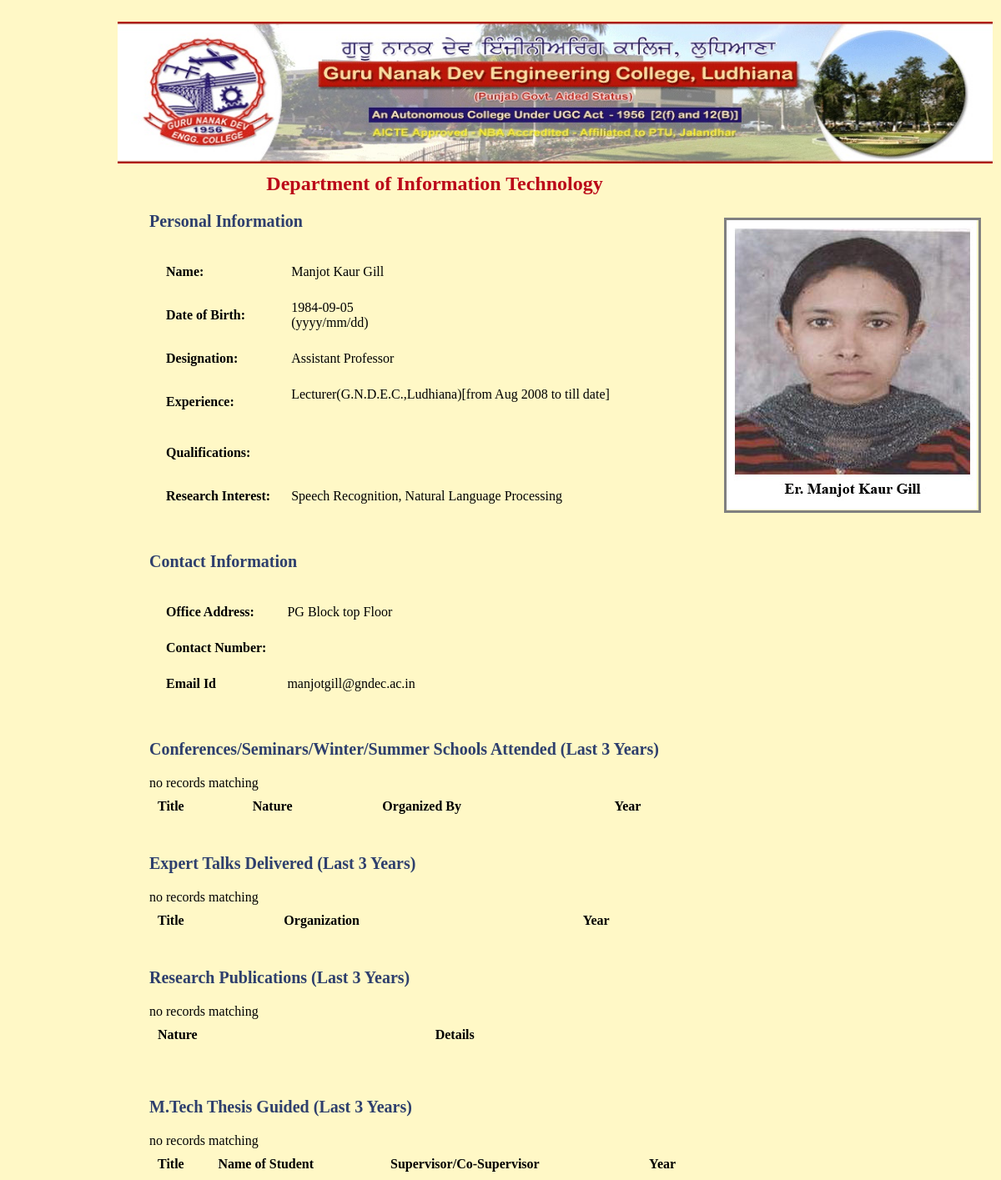
Screenshot of /ManjotKGill.php with the database file from the repository.
### tables this page shows
CREATE TABLE `profile` (
  `id` int(4) NOT NULL auto_increment,
  `username` varchar(80) NOT NULL,
  `password` varchar(10) NOT NULL,
  `name` varchar(50) NOT NULL,
  `dob` date NOT NULL,
  `designation` varchar(50) NOT NULL,
  `experience` varchar(500) NOT NULL,
  `qualification` varchar(500) NOT NULL,
  `research_interest` varchar(500) NOT NULL,
  `office_address` varchar(500) NOT NULL,
  `contact_no` varchar(50) NOT NULL,
  `e_id` varchar(50) NOT NULL,
  `conference` varchar(9999) NOT NULL,
  `expert_talk` varchar(9999) NOT NULL,
  `publication` varchar(9999) NOT NULL,
  `thesis_guided` varchar(9999) NOT NULL,
  PRIMARY KEY  (`id`),
  UNIQUE KEY `username` (`username`),
  UNIQUE KEY `username_2` (`username`),
  KEY `id` (`id`)
);

### ManjotKGill.php (the view, shortened to what this page needs)
<!DOCTYPE html PUBLIC "-//W3C//DTD XHTML 1.0 Transitional//EN" "http://www.w3.org/TR/xhtml1/DTD/xhtml1-transitional.dtd">
<html xmlns="http://www.w3.org/1999/xhtml">
<head>
<link href="style.css" rel="stylesheet" type="text/css" />
</head>
<body bgcolor="fff8c6">
<div id="area">
  <div id="college" style="width:100%;margin-left:-20px;">
  <a href="index.php"><img src="images/gne.jpg" width="100%" height="170" /></a></div>
  <div id="photo"><img src="images/9.jpg" width="300" height="347" /></div>
  <div class="style1" id="info">
    <div align="center" class="style8">Department of Information Technology</div>
    <p align="left" class="style2"><a name="PI">Personal Information</a></p>
    <table cellspacing="15" cellpadding="5">
      <tbody>
        <tr>
          <td><span class="style5"><strong>Name:</strong></span></td>
          <td><span class="style5">
            <?php
$mysqli=new mysqli("localhost","root","1397","faculty");
$sql="SELECT * FROM profile where id='9'";
if($result=$mysqli->query($sql))
{
if($result-> num_rows>0)
{
while($row=$result->fetch_array())
{
echo $row[3]. "<br>";
}
}
else
{
echo"no records matching";
}
}
else
{
echo"ERROR:could not execute $sql.".$mysqli->error;
}
?>
          </span></td>
        </tr>
        <tr>
          <td><span class="style5"><strong>Date of Birth:</strong></span></td>
          <td><span class="style5">
            <?php
$mysqli=new mysqli("localhost","root","1397","faculty");
$sql="SELECT * FROM profile where id='9'";
if($result=$mysqli->query($sql))
{
if($result-> num_rows>0)
{
while($row=$result->fetch_array())
{
echo $row[4]. "<br>";
}
}
else
{
echo"no records matching";
}
}
else
{
echo"ERROR:could not execute $sql.".$mysqli->error;
}
?>
(yyyy/mm/dd)          </span></td>
        </tr>
        <tr>
          <td><span class="style5"><strong>Designation:</strong></span></td>
          <td><span class="style5">
            <?php
$mysqli=new mysqli("localhost","root","1397","faculty");
$sql="SELECT * FROM profile where id='9'";
if($result=$mysqli->query($sql))
{
if($result-> num_rows>0)
{
while($row=$result->fetch_array())
{
echo $row[5]. "<br>";
}
}
else
{
echo"no records matching";
}
}
else
{
echo"ERROR:could not execute $sql.".$mysqli->error;
}
?>
          </span></td>
        </tr>
        <tr>
          <td><span class="style5"><strong>Experience:</strong></span></td>
          <td><span class="style5">
            <?php
$mysqli=new mysqli("localhost","root","1397","faculty");
$sql="SELECT * FROM profile where id='9'";
if($result=$mysqli->query($sql))
{
if($result-> num_rows>0)
{
while($row=$result->fetch_array())
{
echo $row[6]. "<br>";
}
}
else
{
echo"no records matching";
}
}
else
{
echo"ERROR:could not execute $sql.".$mysqli->error;
}
?>
            <br />
          </span></td>
        </tr>
        <tr>
          <td><span class="style5"><strong>Qualifications:</strong></span></td>
          <td></td>
        </tr>
        <tr>
          <td><span class="style5"><strong>Research Interest:</strong></span></td>
          <td><span class="style5">
            <?php
$mysqli=new mysqli("localhost","root","1397","faculty");
$sql="SELECT * FROM profile where id='9'";
if($result=$mysqli->query($sql))
{
if($result-> num_rows>0)
{
while($row=$result->fetch_array())
{
echo $row[8]. "<br>";
}
}
else
{
echo"no records matching";
}
}
else
{
echo"ERROR:could not execute $sql.".$mysqli->error;
}
?>
          </span></td>
        </tr>
      </tbody>
    </table><br />
    <p align="left" class="style2"><a name="CI">Contact Information</a></p>
    <table cellspacing="15" cellpadding="5">
      <tbody>
        <tr>
          <td><span class="style10">Office Address:</span></td>
          <td><span class="style5">
            <?php
$mysqli=new mysqli("localhost","root","1397","faculty");
$sql="SELECT * FROM profile where id='9'";
if($result=$mysqli->query($sql))
{
if($result-> num_rows>0)
{
while($row=$result->fetch_array())
{
echo $row[9]. "<br>";
}
}
else
{
echo"no records matching";
}
}
else
{
echo"ERROR:could not execute $sql.".$mysqli->error;
}
?>
          </span></td>
        </tr>
        <tr>
          <td><span class="style5"><strong>Contact Number:</strong></span></td>
          <td></td>
        </tr>
        <tr>
          <td><span class="style5"><strong>Email Id</strong></span></td>
          <td><span class="style5">
            <?php
$mysqli=new mysqli("localhost","root","1397","faculty");
$sql="SELECT * FROM profile where id='9'";
if($result=$mysqli->query($sql))
{
if($result-> num_rows>0)
{
while($row=$result->fetch_array())
{
echo $row[11]. "<br>";
}
}
else
{
echo"no records matching";
}
}
else
{
echo"ERROR:could not execute $sql.".$mysqli->error;
}
?>
          </span></td>
        </tr>
      </tbody>
    </table><br />
    <p align="left" class="style2"><a name="CSWS" id="CSWS">Conferences/Seminars/Winter/Summer Schools Attended (Last 3 Years)</a></p>
       <table cellspacing="5" cellpadding="5" width="667">
       <tr>
<th align="left">Title</th>
<th align="left">Nature</th>
<th align="left">Organized By</th>
<th align="left">Year</th>
</tr>
</table>
<br />
    <p align="left" class="style2"><a name="ET">Expert Talks Delivered (Last 3 Years)</a></p>
    <span class="style5">
    <table cellspacing="5" cellpadding="5" width="667">
       <tr>
<th align="left">Title</th>
<th align="left">Organization</th>
<th align="left">Year</th>
</tr>
</table>
</span><br />
    <p align="left" class="style2"><a name="RP">Research Publications (Last 3 Years)</a></p>
    <span class="style5">
        <table cellspacing="5" cellpadding="5" width="667">
       <tr>
<th align="left">Nature</th>
<th align="left">Details</th>
</tr>
</table>
    </span><br />
    <br />
    <p align="left" class="style2"><a name="TG">M.Tech Thesis Guided (Last 3 Years)</a></p>
    <p align="left" class="style2"><span class="style5">
      <table cellspacing="5" cellpadding="5" width="667">
       <tr>
<th align="left">Title</th>
<th align="left">Name of Student</th>
<th align="left">Supervisor/Co-Supervisor</th>
<th align="left">Year</th>
</tr>

### style.css (style rules this page uses)
#college { height:148px; width:900px; position:absolute; top:6px; left: 0px; }
#photo { width:302px; height:348px; position:absolute; left: 707px; top: 241px; border:3px solid gray; }

### ManjotKGill.php (style rules this page uses)
#info { width:684px; height:539px; position:absolute; left: 18px; top: 187px; }
.style1 { font-size: 16px }
.style2 { font-size: 20px; color: #2E3F6D; font-weight: bold; }
.style5 { font-size: 16px; }
.style8 { color: #BB0919; font-weight: bold; font-size: 24px; }
.style10 { font-size: 16px; font-weight: bold; }

### rows the page displays
profile: name "Manjot Kaur Gill", dob "1984-09-05", designation "Assistant Professor", experience "Lecturer(G.N.D.E.C.,Ludhiana)[from Aug 2008 to till date]", research_interest "Speech Recognition, Natural Language Processing", office_address "PG Block top Floor", e "manjotgill@gndec.ac.in"
